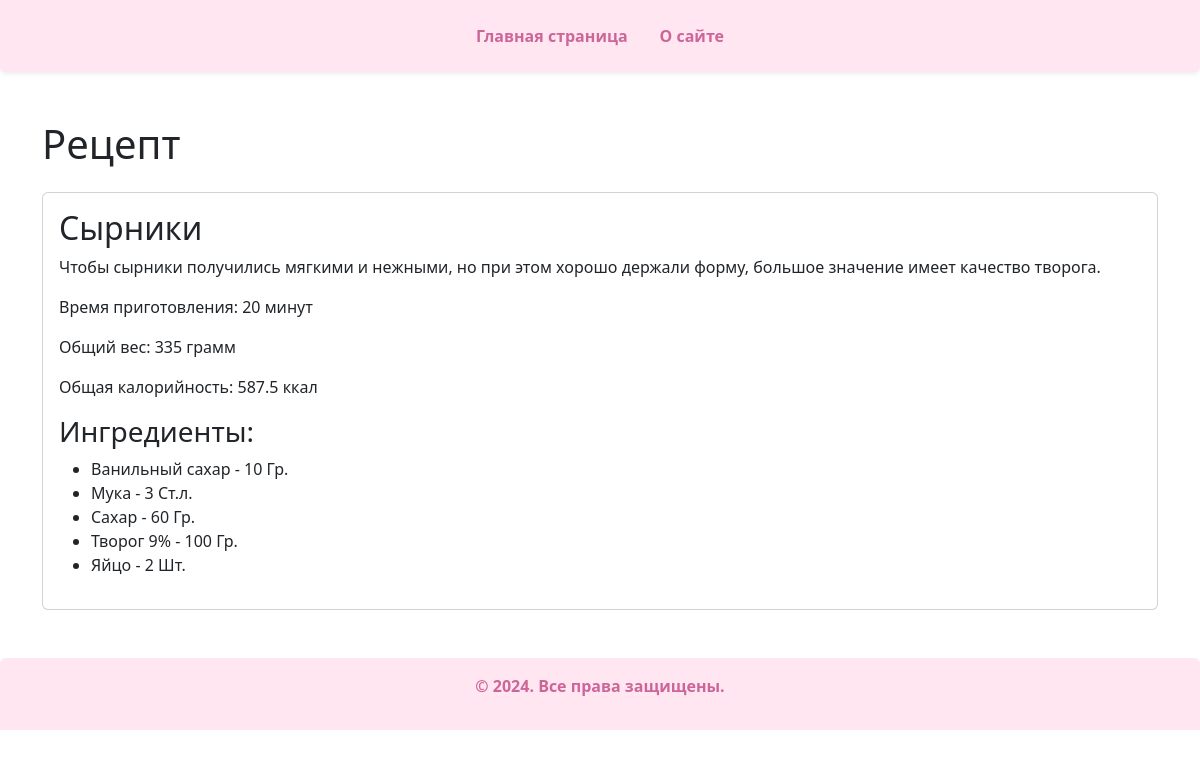
The app's page /recipe/2/ with its own data.
### recipe_catalog/models.py (models this page shows, shortened)
class Recipe(models.Model):
    name = models.CharField(max_length=300)
    description = models.TextField(default="", help_text="Описание")
    image = models.ImageField(upload_to="images/", default="images/default.jpg", verbose_name="Изображение")
    cooking_time = models.IntegerField(default=0)
    ingredients = models.ManyToManyField(Ingredient, through="RecipeIngredient")
    def total_weight(self):
        total_weight = 0
        for ri in self.recipeingredient_set.all():
            ingredient = ri.ingredient
            if ingredient.unit.key == ingredient.PCS:
                weight_in_grams = ri.count * ingredient.weight_by_pcs
            else:
                if ingredient.unit:
                    volume_conversion = VolumeUnitConversion.objects.filter(unit=ingredient.unit).first()
                    if volume_conversion:
                        weight_in_grams = ri.count * volume_conversion.weight
                    else:
                        weight_in_grams = ri.count
                else:
                    weight_in_grams = ri.count
            total_weight += weight_in_grams
        return total_weight
    def total_calories(self):
        total_calories = 0
        for ri in self.recipeingredient_set.all():
            ingredient = ri.ingredient
            if ingredient.unit and ingredient.unit.key == ingredient.PCS:
                weight_in_grams = ri.count * ingredient.weight_by_pcs
            elif ingredient.unit:
                volume_conversion = VolumeUnitConversion.objects.filter(unit=ingredient.unit).first()
                if volume_conversion:
                    weight_in_grams = ri.count * volume_conversion.weight
                else:
                    weight_in_grams = ri.count
            else:
                weight_in_grams = ri.count
            calories = (weight_in_grams / 100) * ingredient.calories
            total_calories += calories
        return round(total_calories, 2)

class Ingredient(models.Model):
    PCS = 'pcs'
    name = models.CharField(max_length=255, verbose_name="Название")
    unit = models.ForeignKey(
        MeasurementScale,
        on_delete=models.SET_NULL,
        null=True,
        blank=True,
        verbose_name="Единица измерения",
    )
    weight_by_pcs = models.IntegerField(
        default=0,
        null=True,
        blank=True,
        help_text="Если ед. изм. штуки, то указать вес на 1 штуку в граммах",
        verbose_name="Вес шт/гр (опционально)",
    )
    calories = models.IntegerField(
        default=0,
        help_text="Калорийность на 100 ед. изм.",
        verbose_name="Калорийность",
    )

### recipe_catalog/views.py (the view)
# urls.py: path('recipe/<int:pk>/', detail, name='detail'),
def detail(request, pk):
    template_name = 'recipe_catalog/recipe.html'
    recipe = get_object_or_404(Recipe, pk=pk)
    ingredients = []
    for ri in recipe.recipeingredient_set.select_related('ingredient__unit').order_by('ingredient__name'):
        ingredient = ri.ingredient
        unit = ''
        if ingredient.unit:
            if ingredient.unit.abbreviation:
                unit = f"{ri.count} {ingredient.unit.abbreviation}"
            else:
                unit = f"{ri.count} {ingredient.unit.label}"
        else:
            unit = f"{ri.count} г"
        ingredients.append({
            'name': ingredient.name,
            'unit': unit
        })
    context = {
        'title': recipe.name,
        'description': recipe.description,
        'cooking_time': recipe.cooking_time,
        'total_weight': recipe.total_weight(),
        'total_calories': recipe.total_calories(),
        'ingredients': ingredients,
    }
    return render(request, template_name, context)

### templates/recipe_catalog/recipe.html
{% extends "base.html" %}
{% block content %}
<h1 class="mb-4">Рецепт</h1>
<div class="card">
    <div class="card-body">
        <h2 class="card-title">{{ title }}</h2>
        <p class="card-text">{{ description }}</p>
        <p>Время приготовления: {{ cooking_time }} минут</p>
        <p>Общий вес: {{ total_weight }} грамм</p>
        <p>Общая калорийность: {{ total_calories }} ккал</p>
        <h3>Ингредиенты:</h3>
        <ul>
            {% for ingredient in ingredients %}
            <li>{{ ingredient.name }} - {{ ingredient.unit }}</li>
            {% endfor %}
        </ul>
    </div>
</div>
{% endblock %}

### templates/base.html (shortened to what this page needs)
<!DOCTYPE html>
<html lang="ru">
<head>
    <link href="https://cdn.jsdelivr.net/npm/bootstrap@5.3.3/dist/css/bootstrap.min.css" rel="stylesheet"
>
</head>
<body>
{% include "menu.html" %}
<main class="container my-5">
    {% block content %}
    {% endblock %}
</main>
{% include "footer.html" %}
</body>
</html>

### templates/menu.html
<header class="bg-light-pink shadow-sm rounded-bottom py-3 mb-4">
    <nav class="container d-flex justify-content-center">
        <ul class="nav">
            <li class="nav-item">
                <a class="nav-link text-dark-pink fw-bold" href="/">Главная страница</a>
            </li>
            <li class="nav-item">
                <a class="nav-link text-dark-pink fw-bold" href="/about/">О сайте</a>
            </li>
        </ul>
    </nav>
</header>

### templates/footer.html
<footer class="bg-light-pink text-center text-dark-pink fw-bold py-3 rounded-top mt-4">
    <p>&copy; 2024. Все права защищены.</p>
</footer>

### templates/base.html (style rules this page uses)
.bg-light-pink { background-color: #ffe6f0; }
.text-dark-pink { color: #cc6699; }
.rounded-bottom { border-bottom-left-radius: 1.5rem; border-bottom-right-radius: 1.5rem; }
.rounded-top { border-top-left-radius: 1.5rem; border-top-right-radius: 1.5rem; }

### records on screen
Recipe: name "Сырники", description "Чтобы сырники получились мягкими и нежными, но при этом хорошо держали форму, большое значение имеет качество творога."
Ingredient: name "Ванильный сахар"
Ingredient: name "Мука"
Ingredient: name "Сахар"
Ingredient: name "Творог 9%"
Ingredient: name "Яйцо"

### other values on screen
{{ cooking_time }} "20"
{{ total_weight }} "335"
{{ total_calories }} "587.5"
{{ ingredient.unit }} "10 Гр." "3 Ст.л." "60 Гр." "100 Гр." "2 Шт."
